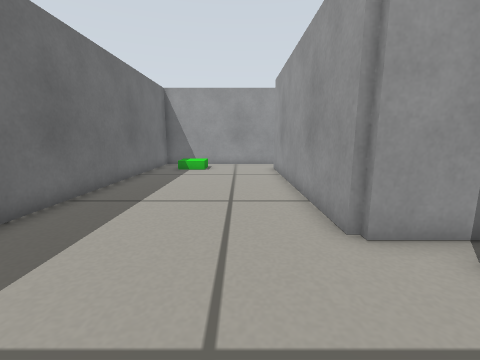
View 1 (above)

16 first-person views from a walk through a robot-simulator world made for Gazebo. The camera is 0.36 m above the floor, tilts 10° down and sees 90° across. The floor is counted in squares, 0.2 m on a side. Each view is taken from the middle of a square. On the plan, view 1 faces up. The plan holds only what a view shows up to about 14 squares ahead; the rest is blank.

View 2
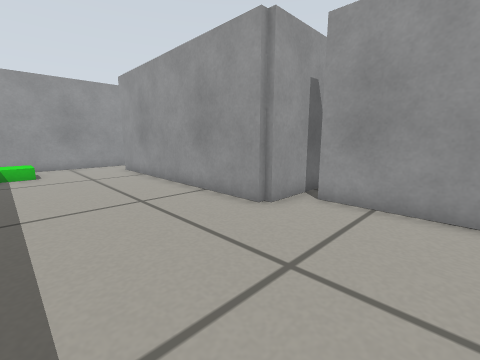

View 3
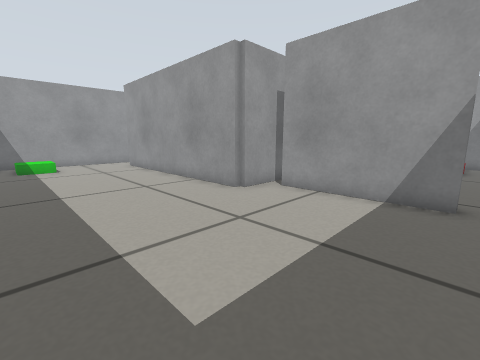

View 4
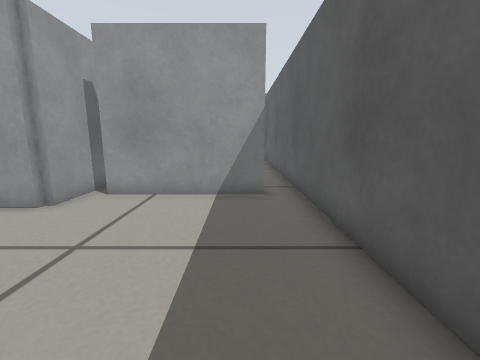

View 5
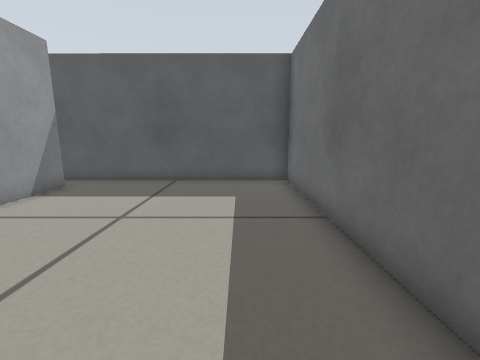

View 6
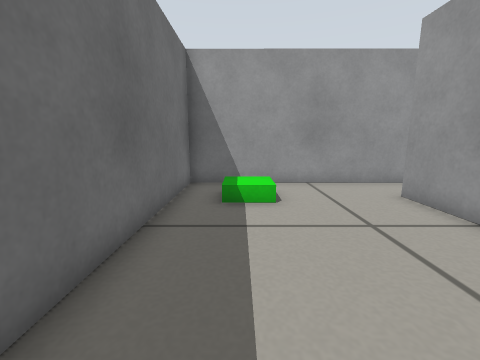

View 7
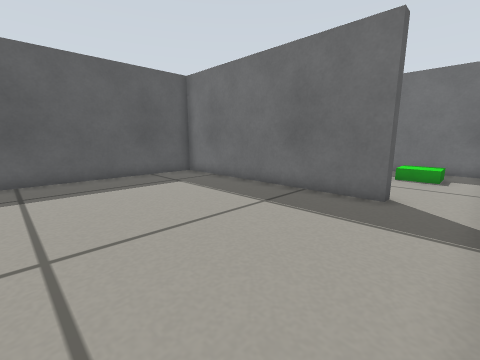

View 8
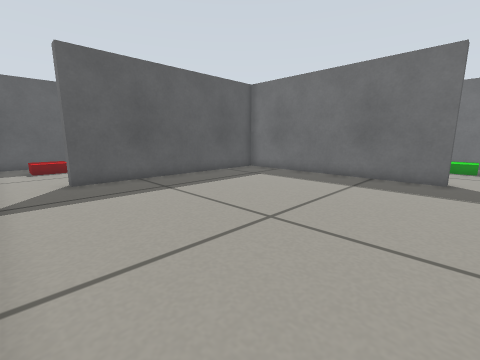

View 9
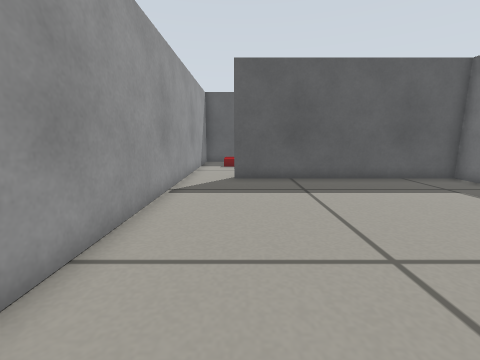

View 10
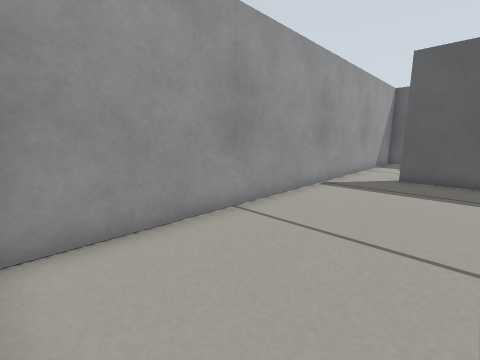

View 11
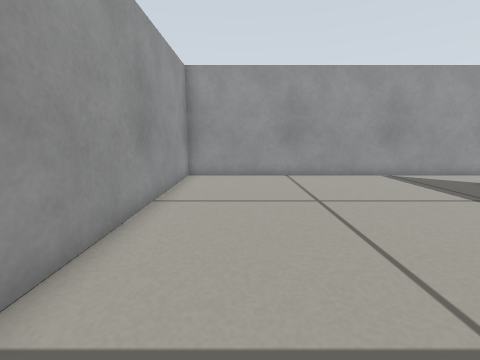

View 12
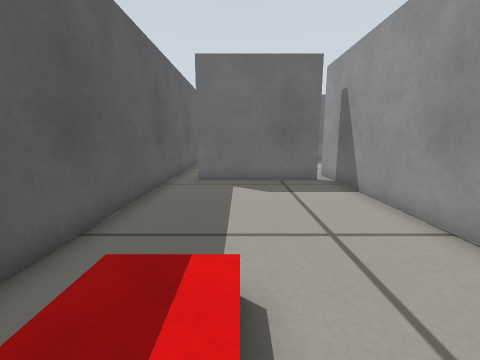

View 13
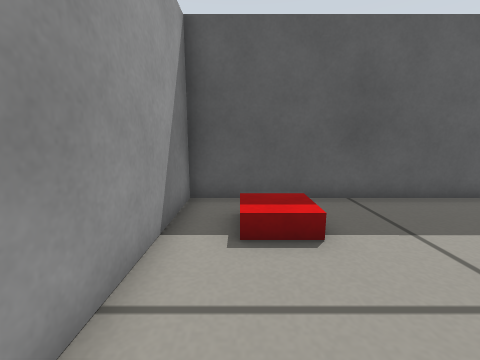

View 14
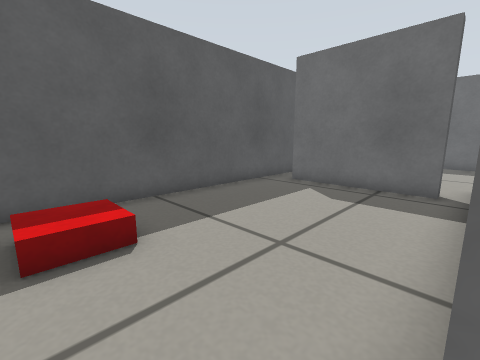

View 15
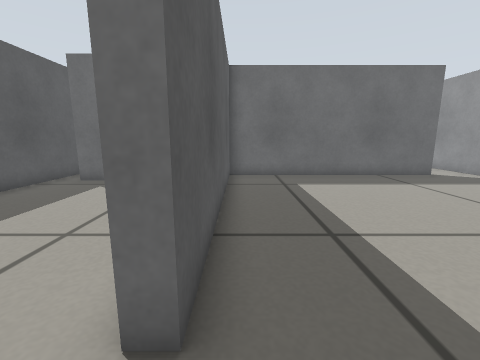

View 16
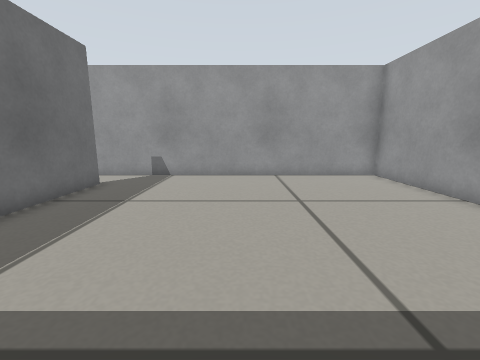

### Floor plan
Ten units are one square. View 1 is at (0, 0); x grows to the right and y downward. Boxes are objects, and circles mark ways between rooms. Rooms are numbered by the first view taken in them; rooms with no view inside come last. Other rooms are left out.
<svg viewBox="-55 -170 205 205">
<path fill="none" stroke="#000" d="M24 -42 20 -42 20 -143M40 -40 20 -40M35 18 35 -33M15 -165 -50 -165 -50 30 35 30M20 -143 25 -143 25 -45 123 -45M35 -33 40 -33M145 -45 145 -165 15 -165M102 -40 40 -40M123 -45 122 -39M40 -33 40 18 35 18M35 30 145 30 145 -45"/>
<rect x="-35" y="-155" width="20" height="20" fill="#bbb"><title>green box</title></rect>
<rect x="115" y="-5" width="20" height="20" fill="#bbb"><title>red box</title></rect>
<circle cx="20" cy="-155" r="3" fill="#2a7"/>
<circle cx="40" cy="-30" r="3" fill="#2a7"/>
<circle cx="40" cy="20" r="3" fill="#2a7"/>
<circle cx="135" cy="-40" r="3" fill="#2a7"/>
<text x="-10" y="-60">1</text>
<text x="80" y="-110">2</text>
<text x="100" y="-10">3</text>
</svg>
Room 1 opens to room 2. Room 1 opens to room 3. Room 2 opens to room 3.

Where each view was taken, in squares from view 1:
view 1: 0 up, 0 right, facing up
view 2: 0 up, 3 left, facing up-right
view 3: 2 down, 4 left, facing up-right
view 4: 1 down, 4 left, facing right
view 5: 7 up, 3 left, facing down
view 6: 7 up, 3 left, facing up
view 7: 16 up, 10 right, facing down-left
view 8: 15 up, 14 right, facing down-left
view 9: 15 up, 12 right, facing down
view 10: 16 up, 10 right, facing down-right
view 11: 14 up, 3 right, facing right
view 12: 0 up, 14 right, facing left
view 13: 4 up, 13 right, facing down
view 14: 4 up, 13 right, facing down-left
view 15: 5 up, 14 right, facing left
view 16: 5 up, 8 right, facing up
